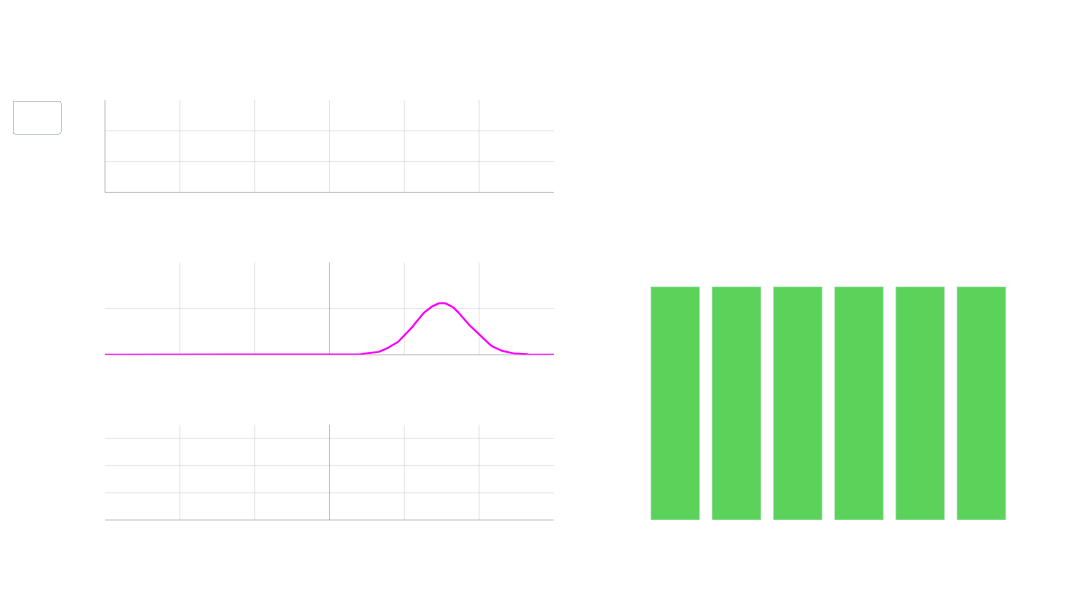

The notebook cell saved with this chart:
### Markdown cell above
##### Data Generating Distributions Change Over Time

If we fit a model to a non-stationary distribution (uncertain events rather than random) we will effectively be using *incorrect* data or data from another distribution to inform our model and subsequent new realizations

### Code cell
import numpy as np
from scipy import stats
import plotly.graph_objects as go
from plotly.subplots import make_subplots

# Seed for reproducibility
np.random.seed(42)

# Parameters for dynamic (left) side
n_samples = 150_000
n_frames = 60
x_range = np.linspace(-6, 6, 300)

# --- Modified Ornstein–Uhlenbeck process for persistent high variance ---
def ou_process(theta=1.0, mu=3.0, sigma=1.0, dt=0.1, n_steps=n_frames):
    """
    OU process with high mean-reversion level (mu=3) and lower mean reversion speed (theta=1)
    to make variance spike early and remain elevated.
    """
    x = np.zeros(n_steps)
    x[0] = 0.5  # start low, then rise
    for t in range(1, n_steps):
        dx = theta * (mu - x[t-1]) * dt + sigma * np.sqrt(dt) * np.random.normal()
        x[t] = x[t-1] + dx
    return np.maximum(x, 0.1)  # keep variance positive

# Generate variance and mean paths
time_points = np.linspace(0, n_frames/10, n_frames)
variance_path = ou_process()

# --- Modified mean path: stays mostly negative ---
means = np.concatenate([
    np.linspace(3, 0, n_frames//5),    # move quickly to negative
    np.linspace(-2, 0, 3*n_frames//5), # stay negative for most of the time
    np.linspace(-1, 0, n_frames//5)    # end slightly less negative
])

# --- Create Figure with 2-column layout ---
fig = make_subplots(
    rows=3, cols=2,
    column_widths=[0.55, 0.45],  # Left column wider for detail
    row_heights=[0.33, 0.33, 0.34],
    specs=[
        [{"type": "xy"}, {"rowspan": 3, "type": "xy"}],  # Right: dice (static), left: animated
        [{"type": "xy"}, None],
        [{"type": "xy"}, None]
    ],
    subplot_titles=(
        'Latent Variance Process',
        'Uniform Dice Distribution',
        'Unobservable Data Generating Distribution',
        'Observed (Empirical) Stock Returns'
    )
)

frames = []
all_samples = []

# --- Generate frames for dynamic (left) side ---
for i in range(n_frames):
    n_samples_current = int(n_samples * (1 / (1 + np.abs(means[i])**2)))
    X = np.random.normal(means[i], np.sqrt(variance_path[i]), n_samples_current)
    kde_X = stats.gaussian_kde(X)
    samples = np.random.normal(means[i], np.sqrt(variance_path[i]), n_samples_current // 500)
    all_samples.extend(samples)
    
    frames.append(
        go.Frame(
            data=[
                # (1) OU variance path
                go.Scatter(
                    x=time_points[:i+1],
                    y=variance_path[:i+1],
                    mode='lines',
                    line=dict(color='rgba(0, 255, 255, 1)', width=2),
                    name='Variance Path'
                ),
                # (2) Theoretical distribution
                go.Scatter(
                    x=x_range,
                    y=kde_X(x_range),
                    mode='lines',
                    line=dict(color='rgba(255, 0, 255, 1)', width=2),
                    name='Varying Normal'
                ),
                # (3) Histogram of observed samples
                go.Histogram(
                    x=all_samples,
                    nbinsx=50,
                    name='NVDA Distribution',
                    marker_color='rgba(0, 255, 255, 0.6)'
                ),
                # (4) DICE HISTOGRAM (STATIC, right column, always the same)
                go.Bar(
                    x=np.arange(1, 7),
                    y=np.repeat(1/6, 6),
                    marker_color='rgba(50, 200, 50, 0.8)',
                    width=0.8,
                    name='Dice Distribution',
                )
            ]
        )
    )

# Initial traces
fig.add_trace(frames[0].data[0], row=1, col=1)  # Variance (dynamic, left)
fig.add_trace(frames[0].data[1], row=2, col=1)  # Distribution (dynamic, left)
fig.add_trace(frames[0].data[2], row=3, col=1)  # Histogram (dynamic, left)
fig.add_trace(frames[0].data[3], row=1, col=2)  # Dice Distribution (STATIC, right)

# Add frames to figure (dynamic, left panel only)
fig.frames = frames

# --- Animation Controls ---
fig.update_layout(
    updatemenus=[{
        'type': 'buttons',
        'showactive': False,
        'buttons': [{
            'label': 'Play',
            'method': 'animate',
            'args': [None, {
                'frame': {'duration': 50, 'redraw': True},
                'fromcurrent': True,
                'transition': {'duration': 0},
                'mode': 'immediate',
                'loop': True
            }]
        }]
    }]
)

# --- Layout & Styling ---
fig.update_layout(
    height=600,
    width=1200,
    showlegend=False,
    plot_bgcolor='rgba(0,0,0,0)',
    paper_bgcolor='rgba(0,0,0,0)',
    font=dict(color='white'),
    title='Dynamic Stock Return Distribution (left) vs Fixed Dice Roll Uniform (right)'
)

# --- Axes Formatting ---
for (r, c) in [(1,1), (2,1), (3,1)]:
    fig.update_xaxes(
        showgrid=True, gridwidth=1, gridcolor='rgba(128,128,128,0.2)',
        zeroline=True, zerolinewidth=1, zerolinecolor='rgba(128,128,128,0.5)',
        row=r, col=c
    )
    fig.update_yaxes(
        showgrid=True, gridwidth=1, gridcolor='rgba(128,128,128,0.2)',
        zeroline=True, zerolinewidth=1, zerolinecolor='rgba(128,128,128,0.5)',
        row=r, col=c
    )

# Format DICE panel separately (right)
fig.update_xaxes(
    tickmode='array',
    tickvals=np.arange(1, 7),
    range=[0.5, 6.5],
    row=1,
    col=2,
    title="Dice Number"
)
fig.update_yaxes(
    range=[0, 0.3],
    title="Probability",
    row=1,
    col=2
)

# --- Specific Ranges (left column) ---
fig.update_xaxes(range=[0, n_frames/10], row=1, col=1)
fig.update_yaxes(range=[0, 6], row=1, col=1)
fig.update_xaxes(range=[-6, 6], row=2, col=1)
fig.update_yaxes(range=[0, 1], row=2, col=1)
fig.update_xaxes(range=[-6, 6], row=3, col=1)
fig.update_yaxes(range=[0, 1750], row=3, col=1)

fig.show()

### Figure 1 — Plotly figure (JSON) as saved in the notebook; plotly's stock layout.template omitted (floating-point values rounded to 4 significant figures; data arrays with more than 128 entries replaced by an {"elided": "..."} marker saying what was removed)
{"data": [{"line": {"color": "rgba(0, 255, 255, 1)", "width": 2}, "mode": "lines", "name": "Variance Path", "type": "scatter", "x": [0.0], "xaxis": "x", "y": [0.5], "yaxis": "y"}, {"line": {"color": "rgba(255, 0, 255, 1)", "width": 2}, "mode": "lines", "name": "Varying Normal", "type": "scatter", "x": {"elided": "300 float values"}, "xaxis": "x3", "y": {"elided": "300 float values"}, "yaxis": "y3"}, {"marker": {"color": "rgba(0, 255, 255, 0.6)"}, "name": "NVDA Distribution", "nbinsx": 50, "type": "histogram", "x": [2.337, 4.122, 3.027, 3.399, 2.654, 3.147, 3.46, 3.47, 3.548, 2.74, 2.66, 1.873, 3.37, 3.765, 4.143, 3.216, 2.458, 1.8, 3.737, 1.73, 2.759, 2.841, 2.951, 3.025, 3.098, 1.292, 3.01, 1.423, 3.518, 2.607], "xaxis": "x4", "yaxis": "y4"}, {"marker": {"color": "rgba(50, 200, 50, 0.8)"}, "name": "Dice Distribution", "type": "bar", "width": 0.8, "x": [1, 2, 3, 4, 5, 6], "xaxis": "x2", "y": [0.1667, 0.1667, 0.1667, 0.1667, 0.1667, 0.1667], "yaxis": "y2"}], "layout": {"annotations": [{"font": {"size": 16}, "showarrow": false, "text": "Latent Variance Process", "x": 0.2475, "xanchor": "center", "xref": "paper", "y": 1, "yanchor": "bottom", "yref": "paper"}, {"font": {"size": 16}, "showarrow": false, "text": "Uniform Dice Distribution", "x": 0.7975, "xanchor": "center", "xref": "paper", "y": 1, "yanchor": "bottom", "yref": "paper"}, {"font": {"size": 16}, "showarrow": false, "text": "Unobservable Data Generating Distribution", "x": 0.2475, "xanchor": "center", "xref": "paper", "y": 0.6133, "yanchor": "bottom", "yref": "paper"}, {"font": {"size": 16}, "showarrow": false, "text": "Observed (Empirical) Stock Returns", "x": 0.2475, "xanchor": "center", "xref": "paper", "y": 0.2267, "yanchor": "bottom", "yref": "paper"}], "font": {"color": "white"}, "height": 600, "paper_bgcolor": "rgba(0,0,0,0)", "plot_bgcolor": "rgba(0,0,0,0)", "showlegend": false, "title": {"text": "Dynamic Stock Return Distribution (left) vs Fixed Dice Roll Uniform (right)"}, "updatemenus": [{"buttons": [{"args": [null, {"frame": {"duration": 50, "redraw": true}, "fromcurrent": true, "loop": true, "mode": "immediate", "transition": {"duration": 0}}], "label": "Play", "method": "animate"}], "showactive": false, "type": "buttons"}], "width": 1200, "xaxis": {"anchor": "y", "domain": [0, 0.495], "gridcolor": "rgba(128,128,128,0.2)", "gridwidth": 1, "range": [0, 6], "showgrid": true, "zeroline": true, "zerolinecolor": "rgba(128,128,128,0.5)", "zerolinewidth": 1}, "xaxis2": {"anchor": "y2", "domain": [0.595, 1], "range": [0.5, 6.5], "tickmode": "array", "tickvals": [1, 2, 3, 4, 5, 6], "title": {"text": "Dice Number"}}, "xaxis3": {"anchor": "y3", "domain": [0, 0.495], "gridcolor": "rgba(128,128,128,0.2)", "gridwidth": 1, "range": [-6, 6], "showgrid": true, "zeroline": true, "zerolinecolor": "rgba(128,128,128,0.5)", "zerolinewidth": 1}, "xaxis4": {"anchor": "y4", "domain": [0, 0.495], "gridcolor": "rgba(128,128,128,0.2)", "gridwidth": 1, "range": [-6, 6], "showgrid": true, "zeroline": true, "zerolinecolor": "rgba(128,128,128,0.5)", "zerolinewidth": 1}, "yaxis": {"anchor": "x", "domain": [0.78, 1], "gridcolor": "rgba(128,128,128,0.2)", "gridwidth": 1, "range": [0, 6], "showgrid": true, "zeroline": true, "zerolinecolor": "rgba(128,128,128,0.5)", "zerolinewidth": 1}, "yaxis2": {"anchor": "x2", "domain": [0, 1], "range": [0, 0.3], "title": {"text": "Probability"}}, "yaxis3": {"anchor": "x3", "domain": [0.3933, 0.6133], "gridcolor": "rgba(128,128,128,0.2)", "gridwidth": 1, "range": [0, 1], "showgrid": true, "zeroline": true, "zerolinecolor": "rgba(128,128,128,0.5)", "zerolinewidth": 1}, "yaxis4": {"anchor": "x4", "domain": [0, 0.2267], "gridcolor": "rgba(128,128,128,0.2)", "gridwidth": 1, "range": [0, 1750], "showgrid": true, "zeroline": true, "zerolinecolor": "rgba(128,128,128,0.5)", "zerolinewidth": 1}}}
